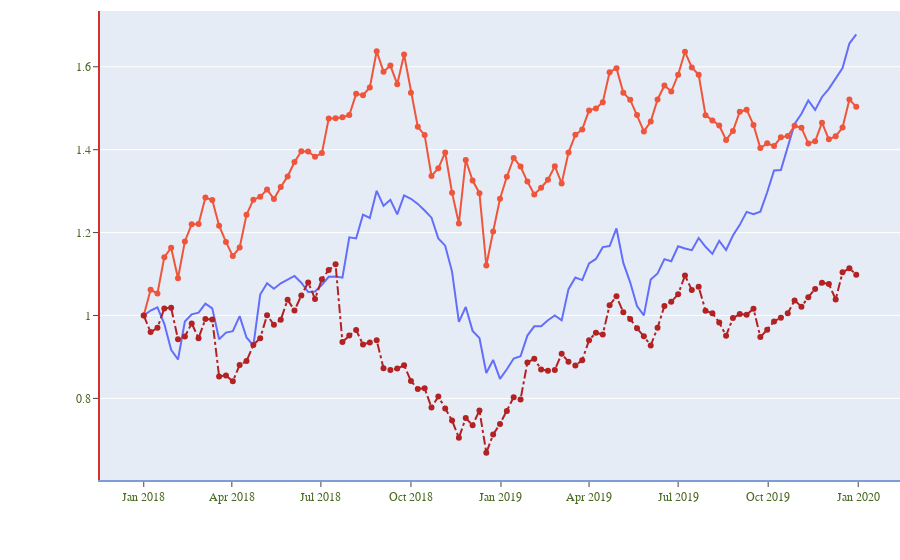

Notebook cell for this chart:
### Code cell
# px.line(df_stocks, x='date', y='GOOG', labels={'x':'Date', 'y': 'Price'})

# px.line(df_stocks, x='date',y=['GOOG', 'AAPL'], labels={'x': 'Date', 'y': 'Price'}, title='Apple vs Google')

fig = go.Figure()
fig.add_trace(go.Scatter(x=df_stocks.date, y=df_stocks.AAPL, mode='lines', name='Apple'))
fig.add_trace(go.Scatter(x=df_stocks.date, y=df_stocks.AMZN, mode='lines+markers', name='Amazon'))
fig.add_trace(go.Scatter(x=df_stocks.date, y=df_stocks.FB, mode='lines+markers', name='Facebook', line=dict(color='firebrick', width=2, dash='dashdot')))

# fig.update_layout(title='Stock Price Data 2018 = 2020', xaxis_title='Date', yaxis_title='Price')
fig.update_layout(xaxis=dict(showline=True, showgrid=False, showticklabels=True, linecolor='#7e9cd8', linewidth=2, ticks='outside', tickfont=dict(family='Arial', size=12, color='#4a6921')))
fig.update_layout(yaxis=dict(showline=True, zeroline=True, showticklabels=True, linecolor='#cf3232', linewidth=2, ticks='outside', tickfont=dict(family='Arial', size=12, color='#4a6921')))
fig.update_layout(autosize=True, margin=dict(autoexpand=False, l=100, r=0, t=11), showlegend=True)
